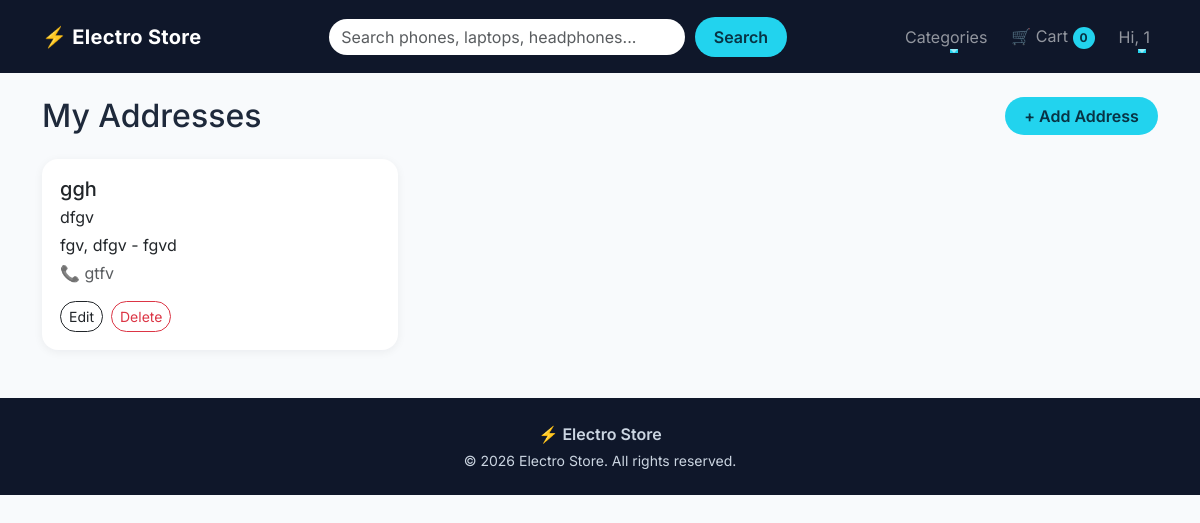
Before: /accounts/addresses/ (signed in) with the older database file.
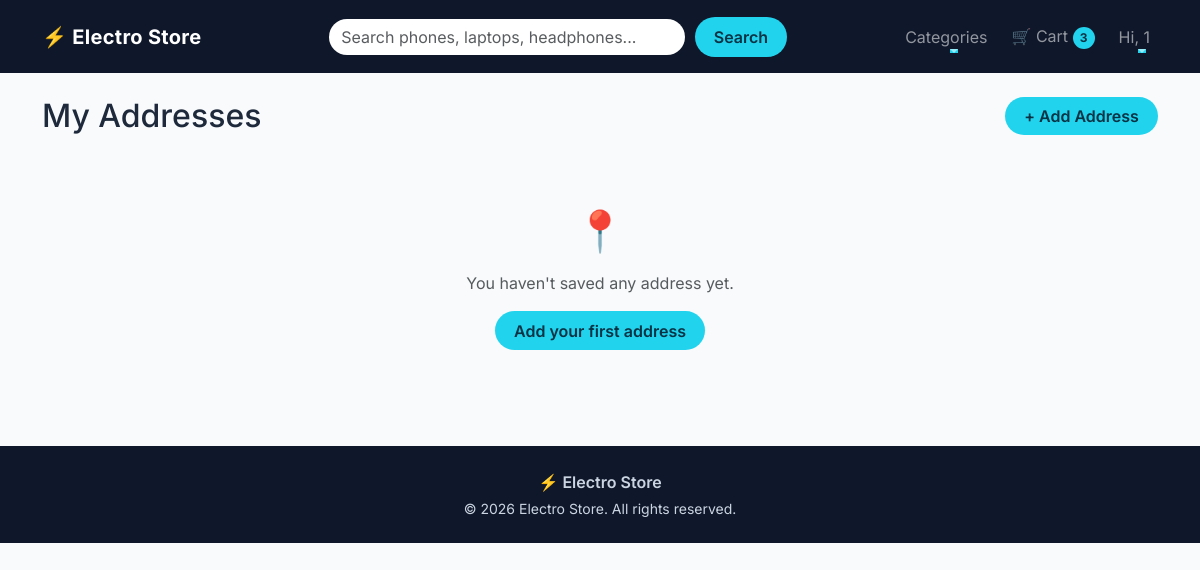
After: the same page with the newer database file.
### accounts/models.py (models this page shows, shortened)
class Address(models.Model):
    user = models.ForeignKey(User,on_delete=models.CASCADE,related_name='addresses')
    full_name = models.CharField(max_length=150)
    phone = models.CharField(max_length=15)
    address_line = models.CharField(max_length=300)
    city = models.CharField(max_length=50)
    state = models.CharField(max_length=50)
    pincode = models.CharField(max_length=6)
    class Meta:
        verbose_name_plural = 'addresses'

### accounts/views.py (the view)
# urls.py: path('addresses/',views.address_list_view,name='address_list'),
@login_required
def address_list_view(request):
    addresses = request.user.addresses.all()
    return render(request,'accounts_templates/address_list.html',{'addresses': addresses})

### cart/context_processors.py (called while the page is built)
def cart_count(request):
    count = 0
    if request.user.is_authenticated:
        cart = Cart.objects.filter(user=request.user).first()
        if cart:
            count = cart.total_items
    return {'cart_count': count}

### cart/models.py (called while the page is built)
    @property
    def total_items(self):
        return sum(item.quantity for item in self.items.all())

### store/context_processors.py (called while the page is built)
def categories(request):
    return {'nav_categories' : Category.objects.all()}

def wishlist_ids(request):
    if request.user.is_authenticated:
        ids = set(
            Wishlist.objects.filter(
                user=request.user
            ).values_list('product_id', flat=True)
        )
    else:
        ids = set()
    return {'wishlist_ids': ids}

### templates/accounts_templates/address_list.html (shortened to what this page needs)
{% extends 'base.html' %}
{% block content %}
<div class="d-flex justify-content-between align-items-center mb-4">
  <h2 class="mb-0">My Addresses</h2>
  <a href="{% url 'accounts:add_address' %}" class="btn btn-accent">+ Add Address</a>
</div>
{% if addresses %}
<div class="row g-4">
  {% for address in addresses %}
  <div class="col-md-6 col-lg-4 reveal" style="--delay: 0.{{ forloop.counter }}s">
    <div class="card address-card h-100 p-3">
      <h5 class="mb-1">{{ address.full_name }}</h5>
      <p class="mb-1">{{ address.address_line }}</p>
      <p class="mb-1">{{ address.city }}, {{ address.state }} - {{ address.pincode }}</p>
      <p class="text-muted mb-3">📞 {{ address.phone }}</p>
      <div class="d-flex gap-2 mt-auto">
        <a href="{% url 'accounts:edit_address' address.pk %}" class="btn btn-sm btn-outline-dark rounded-pill">Edit</a>
        <form method="post" action="{% url 'accounts:delete_address' address.pk %}"
              onsubmit="return confirm('Delete this address?');">
          <button type="submit" class="btn btn-sm btn-outline-danger rounded-pill">Delete</button>
        </form>
      </div>
    </div>
  </div>
  {% endfor %}
</div>
{% else %}
<div class="text-center py-5">
  <p class="display-6">📍</p>
  <p class="text-muted">You haven't saved any address yet.</p>
  <a href="{% url 'accounts:add_address' %}" class="btn btn-accent">Add your first address</a>
</div>
{% endif %}
{% endblock %}

### templates/base.html (shortened to what this page needs)
{% load static %}
<!DOCTYPE html>
<html lang="en">
<head>
  <link href="https://cdn.jsdelivr.net/npm/bootstrap@5.3.3/dist/css/bootstrap.min.css" rel="stylesheet">
  <link href="{% static 'css/style.css' %}" rel="stylesheet">
</head>
<body>
  <nav class="navbar navbar-expand-lg navbar-dark sticky-top site-navbar" id="mainNavbar">
    <div class="container">
      <a class="navbar-brand" href="{% url 'store:home' %}"><span class="brand-icon">⚡</span> Electro Store</a>
      <div class="collapse navbar-collapse" id="navMenu">
        <form class="search-form mx-lg-auto my-3 my-lg-0" role="search" action="{% url 'store:product_list' %}"
          method="get">
          <input class="form-control" type="search" name="q" placeholder="Search phones, laptops, headphones...">
          <button class="btn btn-accent" type="submit">Search</button>
        </form>
        <ul class="navbar-nav align-items-lg-center gap-lg-2">
          <li class="nav-item dropdown">
            <a class="nav-link nav-anim dropdown-toggle" href="#" role="button" data-bs-toggle="dropdown"
              aria-expanded="false">
              Categories
            </a>
          </li>
          <li class="nav-item">
            <a class="nav-link nav-anim" href="{% url 'cart:cart_detail' %}">
              🛒 Cart <span class="cart-badge" id="cartCount">{{ cart_count }}</span>
            </a>
          </li>
          {% if user.is_authenticated %}
          <li class="nav-item dropdown">
            <a class="nav-link nav-anim dropdown-toggle" href="#" role="button" data-bs-toggle="dropdown"
              aria-expanded="false">
              Hi, {{ user.first_name|default:user.username }}
            </a>
          </li>
          {% else %}
          <li class="nav-item"><a class="nav-link nav-anim" href="{% url 'accounts:login' %}">Login</a></li>
          <li class="nav-item"><a class="btn btn-accent ms-lg-2" href="{% url 'accounts:signup' %}">Sign Up</a></li>
          {% endif %}
        </ul>
      </div>
    </div>
  </nav>
  <main class="container my-4 page-content">
    {% block content %}{% endblock %}
  </main>
  <footer class="site-footer mt-5">
    <div class="container py-4 text-center">
      <p class="mb-1 fw-semibold">⚡ Electro Store</p>
      <p class="mb-0 small">© 2026 Electro Store. All rights reserved.</p>
    </div>
  </footer>
</body>
</html>

Changed rows visible on the page:
removed Address: full_name "ggh", address_line "dfgv", city "fgv", state "dfgv", pincode "fgvd", phone "gtfv"
Other visible differences:
{{ cart_count }}: "0" → "3"
text now shown: "📍 You haven't saved any address yet. Add your first address"
